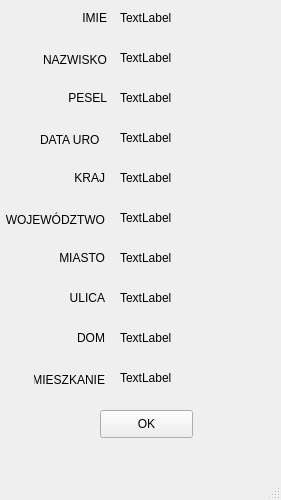
<?xml version="1.0" encoding="UTF-8"?>
<ui version="4.0">
 <class>pokazPacjent</class>
 <widget class="QMainWindow" name="pokazPacjent">
  <property name="geometry">
   <rect>
    <x>0</x>
    <y>0</y>
    <width>281</width>
    <height>500</height>
   </rect>
  </property>
  <property name="windowTitle">
   <string>MainWindow</string>
  </property>
  <widget class="QWidget" name="centralwidget">
   <widget class="QLabel" name="label_5">
    <property name="geometry">
     <rect>
      <x>4</x>
      <y>210</y>
      <width>101</width>
      <height>20</height>
     </rect>
    </property>
    <property name="text">
     <string>WOJEWÓDZTWO</string>
    </property>
    <property name="alignment">
     <set>Qt::AlignRight|Qt::AlignTrailing|Qt::AlignVCenter</set>
    </property>
   </widget>
   <widget class="QLabel" name="label">
    <property name="geometry">
     <rect>
      <x>52</x>
      <y>10</y>
      <width>55</width>
      <height>16</height>
     </rect>
    </property>
    <property name="text">
     <string>IMIE</string>
    </property>
    <property name="alignment">
     <set>Qt::AlignRight|Qt::AlignTrailing|Qt::AlignVCenter</set>
    </property>
   </widget>
   <widget class="QLabel" name="label_2">
    <property name="geometry">
     <rect>
      <x>36</x>
      <y>50</y>
      <width>71</width>
      <height>20</height>
     </rect>
    </property>
    <property name="text">
     <string>NAZWISKO</string>
    </property>
    <property name="alignment">
     <set>Qt::AlignRight|Qt::AlignTrailing|Qt::AlignVCenter</set>
    </property>
   </widget>
   <widget class="QLabel" name="label_3">
    <property name="geometry">
     <rect>
      <x>52</x>
      <y>90</y>
      <width>55</width>
      <height>16</height>
     </rect>
    </property>
    <property name="text">
     <string>PESEL</string>
    </property>
    <property name="alignment">
     <set>Qt::AlignRight|Qt::AlignTrailing|Qt::AlignVCenter</set>
    </property>
   </widget>
   <widget class="QLabel" name="label_6">
    <property name="geometry">
     <rect>
      <x>50</x>
      <y>250</y>
      <width>55</width>
      <height>16</height>
     </rect>
    </property>
    <property name="text">
     <string>MIASTO</string>
    </property>
    <property name="alignment">
     <set>Qt::AlignRight|Qt::AlignTrailing|Qt::AlignVCenter</set>
    </property>
   </widget>
   <widget class="QLabel" name="label_10">
    <property name="geometry">
     <rect>
      <x>40</x>
      <y>130</y>
      <width>61</width>
      <height>20</height>
     </rect>
    </property>
    <property name="text">
     <string>DATA URO</string>
    </property>
   </widget>
   <widget class="QLabel" name="label_7">
    <property name="geometry">
     <rect>
      <x>50</x>
      <y>290</y>
      <width>55</width>
      <height>16</height>
     </rect>
    </property>
    <property name="text">
     <string>ULICA</string>
    </property>
    <property name="alignment">
     <set>Qt::AlignRight|Qt::AlignTrailing|Qt::AlignVCenter</set>
    </property>
   </widget>
   <widget class="QLabel" name="label_8">
    <property name="geometry">
     <rect>
      <x>50</x>
      <y>330</y>
      <width>55</width>
      <height>16</height>
     </rect>
    </property>
    <property name="text">
     <string>DOM</string>
    </property>
    <property name="alignment">
     <set>Qt::AlignRight|Qt::AlignTrailing|Qt::AlignVCenter</set>
    </property>
   </widget>
   <widget class="QPushButton" name="ok">
    <property name="geometry">
     <rect>
      <x>100</x>
      <y>410</y>
      <width>93</width>
      <height>28</height>
     </rect>
    </property>
    <property name="text">
     <string>OK</string>
    </property>
   </widget>
   <widget class="QLabel" name="label_9">
    <property name="geometry">
     <rect>
      <x>34</x>
      <y>370</y>
      <width>71</width>
      <height>20</height>
     </rect>
    </property>
    <property name="text">
     <string>MIESZKANIE</string>
    </property>
    <property name="alignment">
     <set>Qt::AlignRight|Qt::AlignTrailing|Qt::AlignVCenter</set>
    </property>
   </widget>
   <widget class="QLabel" name="label_4">
    <property name="geometry">
     <rect>
      <x>50</x>
      <y>170</y>
      <width>55</width>
      <height>16</height>
     </rect>
    </property>
    <property name="text">
     <string>KRAJ</string>
    </property>
    <property name="alignment">
     <set>Qt::AlignRight|Qt::AlignTrailing|Qt::AlignVCenter</set>
    </property>
   </widget>
   <widget class="QLabel" name="imie">
    <property name="geometry">
     <rect>
      <x>120</x>
      <y>10</y>
      <width>151</width>
      <height>16</height>
     </rect>
    </property>
    <property name="text">
     <string>TextLabel</string>
    </property>
   </widget>
   <widget class="QLabel" name="nazwisko">
    <property name="geometry">
     <rect>
      <x>120</x>
      <y>50</y>
      <width>151</width>
      <height>16</height>
     </rect>
    </property>
    <property name="text">
     <string>TextLabel</string>
    </property>
   </widget>
   <widget class="QLabel" name="pesel">
    <property name="geometry">
     <rect>
      <x>120</x>
      <y>90</y>
      <width>151</width>
      <height>16</height>
     </rect>
    </property>
    <property name="text">
     <string>TextLabel</string>
    </property>
   </widget>
   <widget class="QLabel" name="data_ur">
    <property name="geometry">
     <rect>
      <x>120</x>
      <y>130</y>
      <width>151</width>
      <height>16</height>
     </rect>
    </property>
    <property name="text">
     <string>TextLabel</string>
    </property>
   </widget>
   <widget class="QLabel" name="kraj">
    <property name="geometry">
     <rect>
      <x>120</x>
      <y>170</y>
      <width>151</width>
      <height>16</height>
     </rect>
    </property>
    <property name="text">
     <string>TextLabel</string>
    </property>
   </widget>
   <widget class="QLabel" name="wojewodztwo">
    <property name="geometry">
     <rect>
      <x>120</x>
      <y>210</y>
      <width>151</width>
      <height>16</height>
     </rect>
    </property>
    <property name="text">
     <string>TextLabel</string>
    </property>
   </widget>
   <widget class="QLabel" name="miasto">
    <property name="geometry">
     <rect>
      <x>120</x>
      <y>250</y>
      <width>151</width>
      <height>16</height>
     </rect>
    </property>
    <property name="text">
     <string>TextLabel</string>
    </property>
   </widget>
   <widget class="QLabel" name="ulica">
    <property name="geometry">
     <rect>
      <x>120</x>
      <y>290</y>
      <width>151</width>
      <height>16</height>
     </rect>
    </property>
    <property name="text">
     <string>TextLabel</string>
    </property>
   </widget>
   <widget class="QLabel" name="dom">
    <property name="geometry">
     <rect>
      <x>120</x>
      <y>330</y>
      <width>151</width>
      <height>16</height>
     </rect>
    </property>
    <property name="text">
     <string>TextLabel</string>
    </property>
   </widget>
   <widget class="QLabel" name="mieszkanie">
    <property name="geometry">
     <rect>
      <x>120</x>
      <y>370</y>
      <width>151</width>
      <height>16</height>
     </rect>
    </property>
    <property name="text">
     <string>TextLabel</string>
    </property>
   </widget>
  </widget>
  <widget class="QMenuBar" name="menubar">
   <property name="geometry">
    <rect>
     <x>0</x>
     <y>0</y>
     <width>281</width>
     <height>26</height>
    </rect>
   </property>
  </widget>
  <widget class="QStatusBar" name="statusbar"/>
 </widget>
 <resources/>
 <connections/>
</ui>
